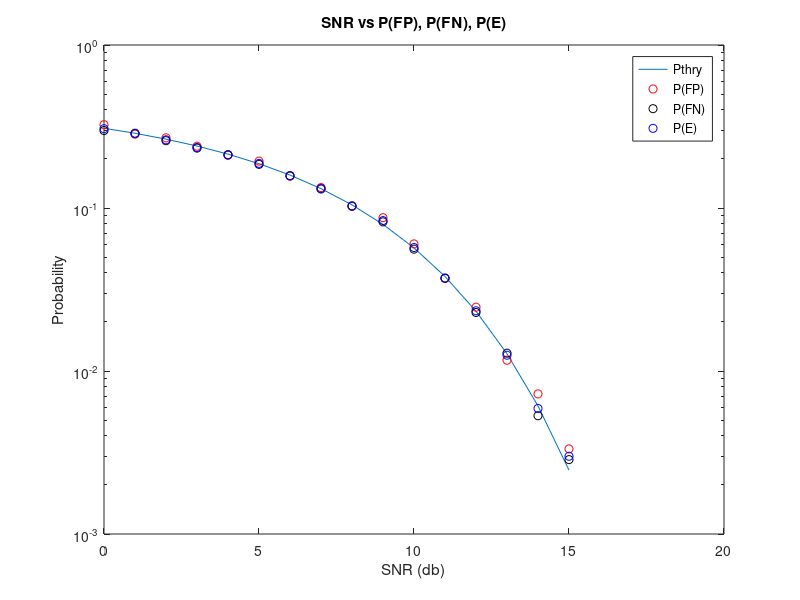

Write the MATLAB code that produced this figure.
% EECE 5612 HW1
% Stav Rones
% 2.2.2022

function hw1

    % P_thry | Pfp | Pfn | Pe
    P = zeros(16,4);
 
    for SNR_db = 0:15
        i = SNR_db + 1;

        A = sqrt(10^((SNR_db)/10));

        % P Theroretical
        P(i,1) = qfunc(A/2);

        [P(i,2), P(i,3)] = mlTest10k(SNR_db);
        P(i,4) = 0.3 * P(i,2) + 0.7 * P(i,3);
    end

    figure(1)
    semilogy(0:15,P(:,1), 0:15, P(:,2), "ro" , 0:15, P(:,3), "ko", 0:15, P(:,4), "bo")
    title('SNR vs P(FP), P(FN), P(E)')
    xlabel('SNR (db)')
    ylabel('Probability')
    legend("Pthry", "P(FP)", "P(FN)", "P(E)")
end


% Use ML to test binary hypotheses:
function [Pfp, Pfn] = mlTest10k(SNR)

    disp("Testing SNR = " + SNR);

    % Convert SNR to Amplitude
    A = sqrt(10^(SNR/10));

    FP = 0; FN = 0;
    TP = 0; TN = 0;

    for i = 1:10000
   
        % Generate signal
        y = randn();
        H0_label = true;
        if (rand() > 0.3)
            y = A + y;
            H0_label = false;
        end
        
        % Decide using ML
        H0_decision = true; 
        if y > A / 2
            H0_decision = false;
        end


        if H0_label
            if H0_decision
                TN = TN + 1;
            else
                FP = FP + 1;
            end
        else
            if H0_decision
                FN = FN + 1;
            else
                TP = TP + 1;
            end
        end
    end

    Pfp = FP/(FP+TN);
    Pfn = FN/(FN+TP);
end








